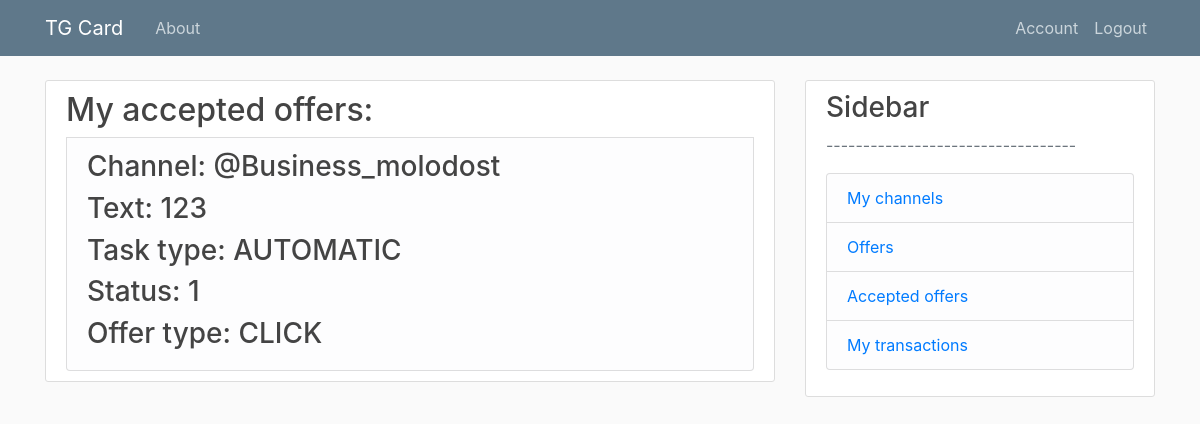
The page /currentUserTasks (signed in) on the database as committed earlier.
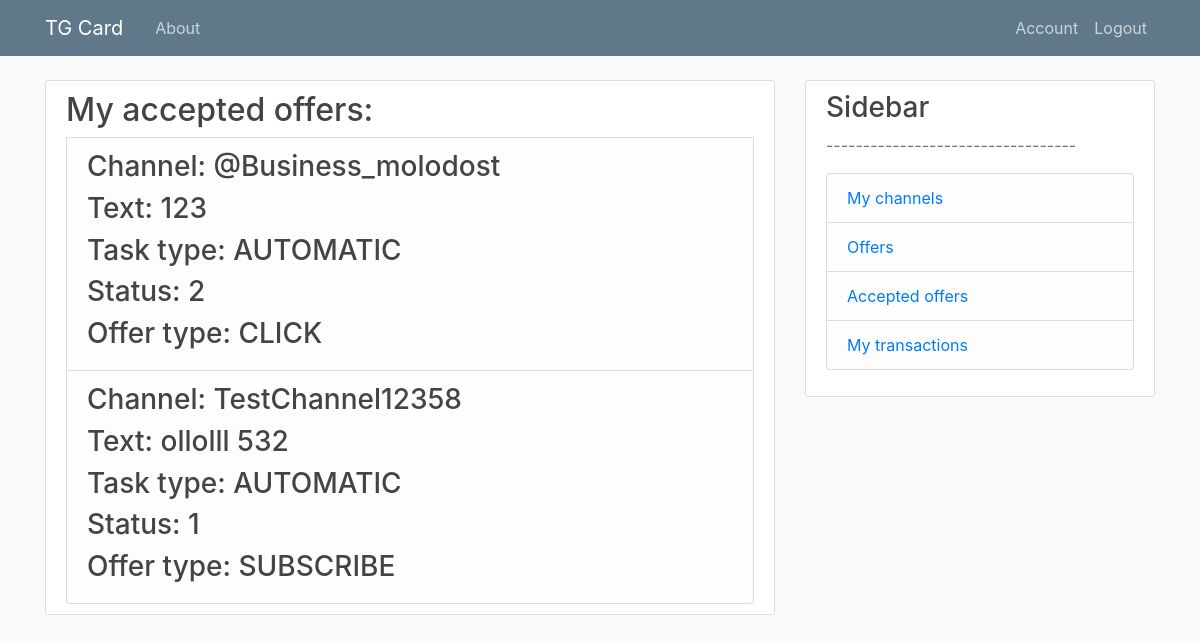
The same page on the database as committed later.
### models.py (models this page shows, shortened)
class Task(db.Model):
    id = db.Column(db.Integer, primary_key=True)
    status = db.Column(db.Integer, index=True, default=0) # new \ approved \ queued \ paused \ inactive
    taskType = db.Column(db.String, default=0) # AUTOMATIC \ MANUAL
    previevText = db.Column(db.String, index=True, nullable=False)
    affilId = db.Column(db.Integer, db.ForeignKey('user.id'), nullable=False)
    offerId = db.Column(db.Integer, db.ForeignKey('offer.id'), nullable=False)
    __table_args__=(UniqueConstraint('affilId', 'offerId', name='unique_offer'),)
    message_queues = db.relationship('MessageQueue', backref='task', lazy=True)

class Offer(db.Model):
    id = db.Column(db.Integer, primary_key=True)
    tgLink = db.Column(db.String, index=True, unique=True, nullable=False)
    offerType = db.Column(db.String, index=True, nullable=False) # click \ subscribe
    price = db.Column(db.Float, index=True, nullable=False)
    status = db.Column(db.Integer, index=True, nullable=False) # active \ inactive
    advertId = db.Column(db.Integer, db.ForeignKey('user.id'), nullable=False)
    tasks = db.relationship('Task', backref='offer', lazy=True)
    categoryListAdv = db.relationship('CategoryListAdv', backref='offer', lazy=True)

### routes.py (the view)
@app.route("/currentUserTasks", methods=['GET', 'POST'])
@login_required
@affiliate_access_level()
def currentUserTasks():
    tasks = Task.query.filter_by(affilId=current_user.id).all()
    return render_template('currentUserTasks.html', title='CurrentUserTasks', tasks=tasks)

### models.py (called while the page is built)
@login_manager.user_loader
def load_user(user_id):
    return User.query.get(int(user_id))

### routes.py (called while the page is built)
def affiliate_access_level():
    def decorator(f):
        @wraps(f)
        def decorated_function(*args, **kwargs):
            if current_user.role != 'AFFILIATE':
                return redirect(url_for('access_error_page'))
            return f(*args, **kwargs)
        return decorated_function
    return decorator

### templates/currentUserTasks.html (shortened to what this page needs)
{% extends "layout.html" %}
{% block content %}
    <div class="content-section">
    <h2>My accepted offers: </h2>
    {% for task in tasks %}
    <li class="list-group-item list-group-item-light">
                <ul class="list-group">
                    <h3>Channel: {{task.offer.tgLink}}</h3>
                    <h3>Text: {{task.previevText}}</h3>
                    <h3>Task type: {{task.taskType}}</h3>
                    <h3>Status: {{task.status}}</h3>
                    <h3>Offer type: {{task.offer.offerType}}</h3>
                </ul>
    </li>
    {% endfor %}
    </div>
{% endblock content %}

Rows that differ between the two databases and show on the page:
changed Task "@Business_molodost": status "1" → "2"
now on this page (row edited): Task: offer.tgLink "TestChannel12358", previevText "ollolll 532", taskType "AUTOMATIC", status "1", offer.offerType "SUBSCRIBE"
